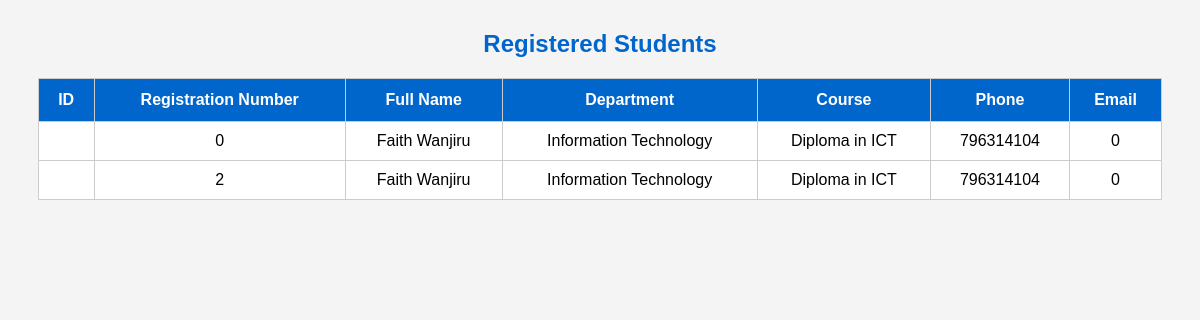
The app's page /admin/view_students.php (signed in) with its own data.
### tables this page shows
CREATE TABLE `students122` (
  `id` varchar(11) NOT NULL,
  `registration_number` int(50) NOT NULL,
  `full_name` varchar(100) NOT NULL,
  `department` varchar(100) NOT NULL,
  `course` varchar(100) NOT NULL,
  `phone` int(20) NOT NULL,
  `email` int(100) NOT NULL,
  `password` int(255) NOT NULL
);

### admin/view_students.php (the view, shortened to what this page needs)
<?php
include "../config.php";
$sql = "SELECT * FROM students122";
$result = mysqli_query($conn, $sql);
?>
<!DOCTYPE html>
<html>
<head>
</head>
<body>
<div class="container">
<h2>Registered Students</h2>
<table>
<tr>
<th>ID</th>
<th>Registration Number</th>
<th>Full Name</th>
<th>Department</th>
<th>Course</th>
<th>Phone</th>
<th>Email</th>
</tr>
<?php
while($row=mysqli_fetch_assoc($result))
{
?>
<tr>
<td><?php echo $row['id']; ?></td>
<td><?php echo $row['registration_number']; ?></td>
<td><?php echo $row['full_name']; ?></td>
<td><?php echo $row['department']; ?></td>
<td><?php echo $row['course']; ?></td>
<td><?php echo $row['phone']; ?></td>
<td><?php echo $row['email']; ?></td>
</tr>
<?php
}
?>
</table>
</div>
</body>
</html>

### admin/view_students.php (style rules this page uses)
body { font-family:Arial; background:#f4f4f4; }
.container { width:95%; margin:auto; margin-top:30px; }
table { width:100%; border-collapse:collapse; background:white; }
table,th,td { border:1px solid #ccc; }
th { background:#0066cc; color:white; padding:12px; }
td { padding:10px; text-align:center; }
h2 { text-align:center; color:#0066cc; }

### records on screen
students122: registration_number "0", full_name "Faith Wanjiru", department "Information Technology", course "Diploma in ICT", phone "796314104", email "0"
students122: registration_number "2", full_name "Faith Wanjiru", department "Information Technology", course "Diploma in ICT", phone "796314104", email "0"
